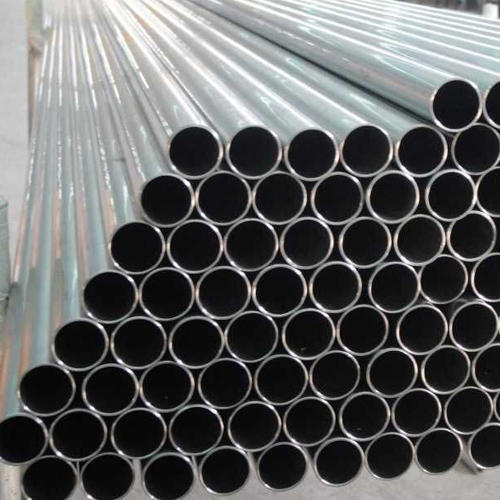
#> input picture resources/tubes4.jpg, 500 x 500 px
$ python circleCounter.py
#> lines starting #> are read from the running program, lines starting #| are printed output that depends on the picture; after the words box and inside, x2 and y2 are one past the last pixel; in counts of white or black regions, pixels touching at a corner belong together
import cv2
import numpy as np

def nothing():
    pass

font = cv2.FONT_HERSHEY_SIMPLEX

imgOriginal = cv2.imread('resources/tubes4.jpg')
#> imgOriginal is the input picture: shape (500, 500, 3); mean B, G, R 97.9, 97.8, 96.9

# elemento estrutural necessario como parametro para operações de mudança morfologica
kernel = np.ones((3, 3), np.uint8)

# Cria uma janela
cv2.namedWindow('Morphed')

# Barra de selecao para o limiar
cv2.createTrackbar('Treshold','Morphed',0,255,nothing)

# Barra de selecao do numero de iteracoes de dilatacao e erosao
cv2.createTrackbar('Iteractions','Morphed',0,10,nothing)

while(1):
    # Clone original image to not overlap drawings
    clone = imgOriginal.copy()

    # Converte a imagem para a escala de cinzas. Isso é feito para retirar detalhes desnecessarios
    imgGray = cv2.cvtColor(imgOriginal, cv2.COLOR_BGR2GRAY)
    # imgGray = cv2.GaussianBlur(imgGray, (7, 7), cv2.BORDER_DEFAULT)

    # Pega a posicao atual das barras de monitoramento
    r = cv2.getTrackbarPos('Treshold','Morphed')
    iter_num = cv2.getTrackbarPos('Iteractions', 'Morphed')

    # Converte a imagem para preto e branco binarizado
    ret, imgThresholded = cv2.threshold( imgGray, r, 255, cv2.THRESH_BINARY_INV )
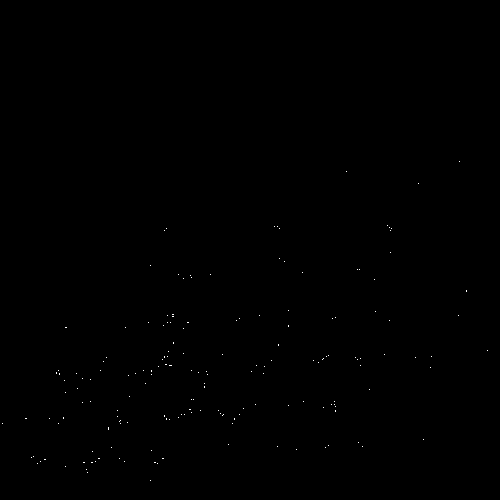
#> imgThresholded: shape (500, 500); 0.08% white in thin lines or dots, all inside (x1, y1, x2, y2) = (2, 161, 488, 481)
#> ret = 0

    # Operacao de erosao para reduzir ruidos na imagem. Essa operacao reduz tambem as regioes de interesse.
    morph = cv2.erode(imgThresholded, kernel, iterations=iter_num)

    # Operacao de dilatacao para transformar as regioes de interesse para um tamanho proximo do original.
    morph = cv2.dilate(morph, kernel, iterations=iter_num)

    dist = cv2.distanceTransform(morph,cv2.DIST_L2, cv2.DIST_MASK_3)

    cv2.normalize(dist,dist,0,1,cv2.NORM_MINMAX)

    # Blur na imagem binaria para criar um gradiente de cinzas nas bordas das regioes
    bilateral_filtered_image = cv2.bilateralFilter(morph, 5, 175, 175)

    # Faz a contagem de contornos com base em uma imagem binarizada.
    # Isso acaba gerando a contagem de regioes das circunferencias.
    contours, hierarchy = cv2.findContours(morph,cv2.RETR_EXTERNAL,cv2.CHAIN_APPROX_NONE)
#> contours = 172 contours, all with area under 20

    number_of_areas = 0
    accepted_error = 0.7

    for cnt in contours:
        (x,y),radius = cv2.minEnclosingCircle(cnt)
        center = (int(x),int(y))
        radius = int(radius)
        area = cv2.contourArea(cnt)
        area_circle=3.14*radius*radius

        if area_circle:
            valid_range = (area / area_circle >= (1 - accepted_error)) and (area / area_circle <= (1 + accepted_error))
            if valid_range:
                number_of_areas += 1
#> this loop made 172 passes
#> (cnt, x, y, radius, area_circle, valid_range) on pass 30: ([[108, 427], [108, 428], [108, 429], [108, 428]], 108, 428, 1, 3.14, False)
#> (x, y, radius, area_circle, valid_range) on pass 101: (170, 365, 1, 3.14, False)
#> after the loop, number_of_areas = 0

    # Deteccao das circunferencias usando Hough Circles
    circles = cv2.HoughCircles(
                                bilateral_filtered_image,
                                cv2.HOUGH_GRADIENT,
                                1,
                                20,
                                param1=50,
                                param2=30,
                                minRadius=0,
                                maxRadius=0
                                )
#> circles = None

    number_of_circles = 0

    if circles is not None:
        for i in circles[0,:]:
            # Desenha a circunferencia
            cv2.circle(clone,(i[0],i[1]),i[2],(0,255,0),2)
            # Desenha o centro da circunferencia
            cv2.circle(clone,(i[0],i[1]),2,(0,0,255),3)
            number_of_circles += 1

    resultText = f"Regioes: {str(len(contours))}"
#> resultText = 'Regioes: 172'
    circlesResultText = f"Circulos: {number_of_circles}"
    areaResultText = f"Areas validas: {number_of_areas}"
#> areaResultText = 'Areas validas: 0'

    borderSize = 100

    clone = cv2.copyMakeBorder(clone, borderSize, 0, 0, 0,
                                cv2.BORDER_CONSTANT | cv2.BORDER_ISOLATED, 0)
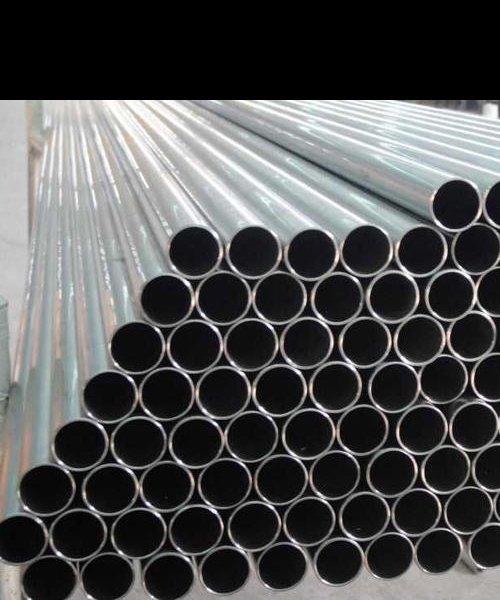
#> clone: shape (600, 500, 3); mean B, G, R 81.6, 81.5, 80.7

    for i in range(100):
        cv2.putText(clone, resultText, (10, 30), font, 0.8, (0, 0, 255), 2, cv2.LINE_AA)
        cv2.putText(clone, circlesResultText, (200, 30), font, 0.8, (255, 0, 0), 2, cv2.LINE_AA)
        cv2.putText(clone, areaResultText, (10, 70), font, 0.8, (0, 255, 0), 2, cv2.LINE_AA)
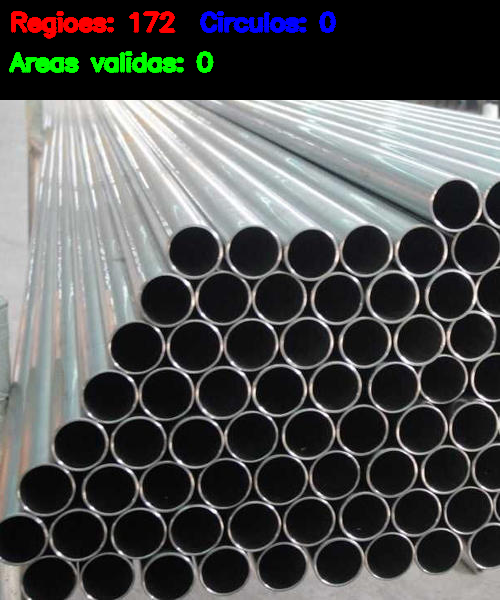
#> clone: shape (600, 500, 3); 2% of pixels changed, all inside (x1, y1, x2, y2) = (9, 11, 336, 73)

    # Mostra as janelas
    cv2.imshow("Morphed", morph)
    cv2.imshow("Original image", clone)

    # ESC para parar a aplicacao
    k = cv2.waitKey(1) & 0xFF
#> (key Esc is pressed here)
    if k == 27:
        break

# Fecha todas as janelas abertas
cv2.destroyAllWindows()

$ run again, with resources/tubes1.jpg copied over resources/tubes4.jpg
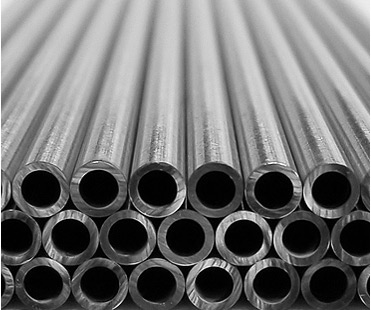
#> input picture resources/tubes1.jpg, 371 x 310 px
#> imgOriginal is the input picture: shape (310, 371, 3); min 0, max 255, mean 114.1
#> `ret, imgThresholded = cv2.threshold( imgGray, r, 255, cv2.THRESH_BINAR..`:
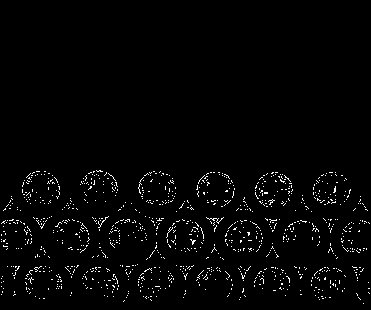
#> imgThresholded: shape (310, 371); 2.1% white in thin lines or dots, all inside (x1, y1, x2, y2) = (1, 170, 370, 304)
#> ret = 0
#> contours = 1021 contours, all with area under 20
#> the loop `for cnt in contours:` made 1021 passes
#> (x, y, radius) on pass 245: (92, 270.5, 1)
#> the loop `for i in circles[0,:]:` made 84 passes
#> i on passes 1 to 8: [182.5, 145.5, 138.4], [138.5, 153.5, 133.6], [161.5, 133.5, 137.6], [134.5, 129.5, 161.7], [234.5, 303.5, 112.1], [299.5, 230.5, 44.4], [268.5, 305.5, 102.8], [215.5, 79.5, 163.9]
#> after the loop `for i in range(100):`:
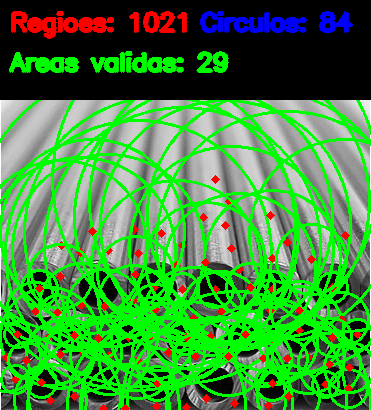
#> clone: shape (410, 371, 3); mean B, G, R 59.4, 139.6, 64.6

$ run again, with resources/tubes2.jpg copied over resources/tubes4.jpg
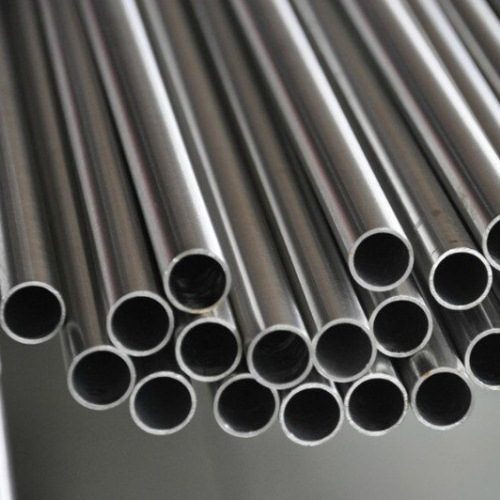
#> input picture resources/tubes2.jpg, 500 x 500 px
#> imgOriginal is the input picture: shape (500, 500, 3); mean B, G, R 86.8, 89.8, 91.2
#> imgThresholded: shape (500, 500); 0% white in thin lines or dots, all inside (x1, y1, x2, y2) = (45, 290, 164, 310)
#> ret = 0
#> contours = 2 contours, all with area under 20
#> the loop `for cnt in contours:` made 2 passes
#> (x, y, radius, area, area_circle) on passes 1 to 2: (163, 309, 0, 0, 0), (45, 290, 0, 0, 0)
#> after the loop `for cnt in contours:`: number_of_areas = 0
#> circles = None
#> resultText = 'Regioes: 2'
#> areaResultText = 'Areas validas: 0'
#> `clone = cv2.copyMakeBorder(clone, borderSize, 0, 0, 0, cv2.BORDER_CONS..`:
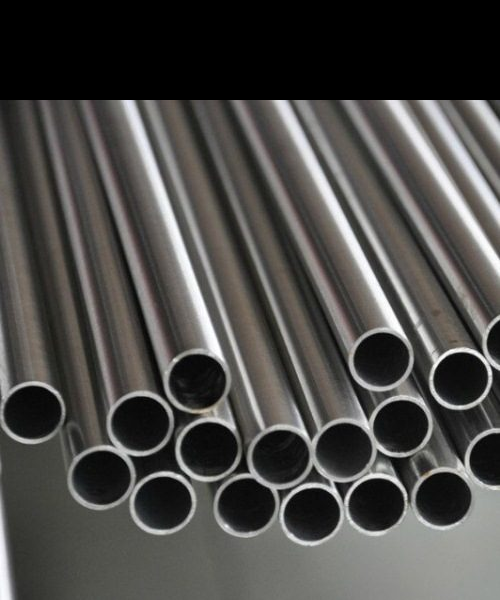
#> clone: shape (600, 500, 3); mean B, G, R 72.3, 74.8, 76
#> after the loop `for i in range(100):`:
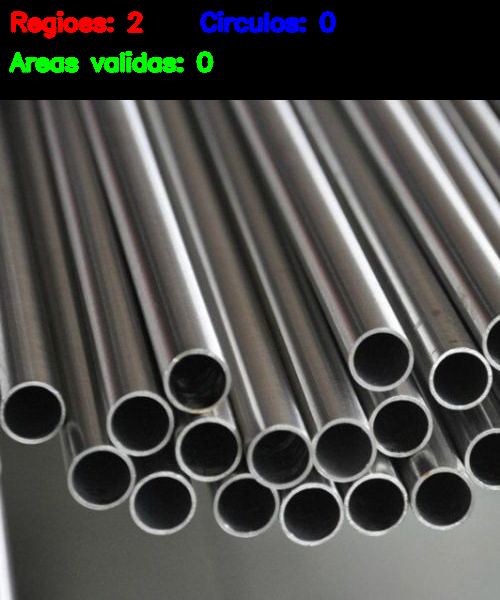
#> clone: shape (600, 500, 3); 1.9% of pixels changed, all inside (x1, y1, x2, y2) = (9, 11, 336, 73)
